Frame 1 (no input): blank canvas, image omitted
Frame 60 (no input): blank canvas, image omitted
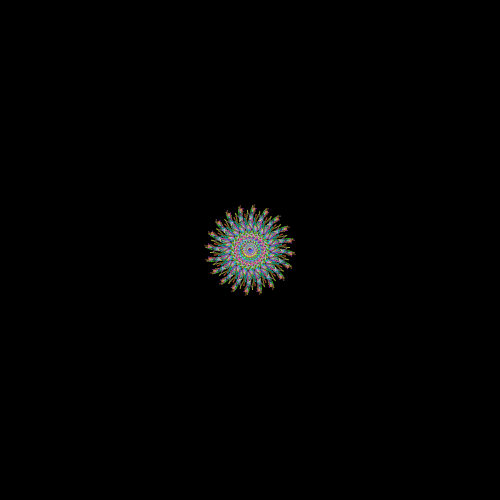
Frame 120 (the mouse pressed at the canvas centre since frame 60)

The p5.js sketch whose frames 1 and 60 were blank and that drew this single picture after the mouse press (run headless with seeded random() and noise() and a simulated clock; from frame 60 on, the mouse is pressed at the canvas centre):

// p5.js sketch
// ── sketch.js
let agents, stepSize, agentSize, noiseScale, lifeSpan, brushSize,
  bristleCount

function setup() {
  createCanvas(500, 500)

  agents = []
  agentSize = 1
  lifeSpan = 50
  brushSize = 10
  bristleCount = 5


  background(0)

  noStroke()
}


function draw() {
  background(0, 10)
  translate(width / 2, height / 2)
  update()

  if(mouseIsPressed) {
    for(let i = 0; i < bristleCount; i += 1) {
    
      agents.push(
        {
          x: (mouseX - width / 2) + random(-brushSize, brushSize),
          y: ( mouseY - height / 2 ) + random(-brushSize, brushSize),
          colorR: random(255),
          colorG: random(255),
          colorB: random(255),
          age: 0
        }
      )

    }
  }

  for(let r = 0; r < 20; r += 1) {
    rotate(radians(360 / 20))
    for(let i = 0; i < agents.length; i += 1) {
      fill(agents[i].colorR, agents[i].colorG, agents[i].colorB)
      rect(agents[i].x, agents[i].y, agentSize, agentSize)
    }
  }

  for(let i = agents.length - 1; i >= 0; i -= 1) {
    if(agents[i].age > lifeSpan) {
      agents.splice(i, 1)
    }
  }

  console.log()
}

function update() {
  for(let i = 0; i < agents.length; i += 1) {
    noiseScale = random(0.01, 0.05)
    stepSize = random(0.5, 1)
    let angle = noise(agents[i].x * noiseScale, agents[i].y * noiseScale) * TWO_PI

    agents[i].x += sin(angle) * stepSize
    agents[i].y += cos(angle) * stepSize
    agents[i].age += 1

  }
}
